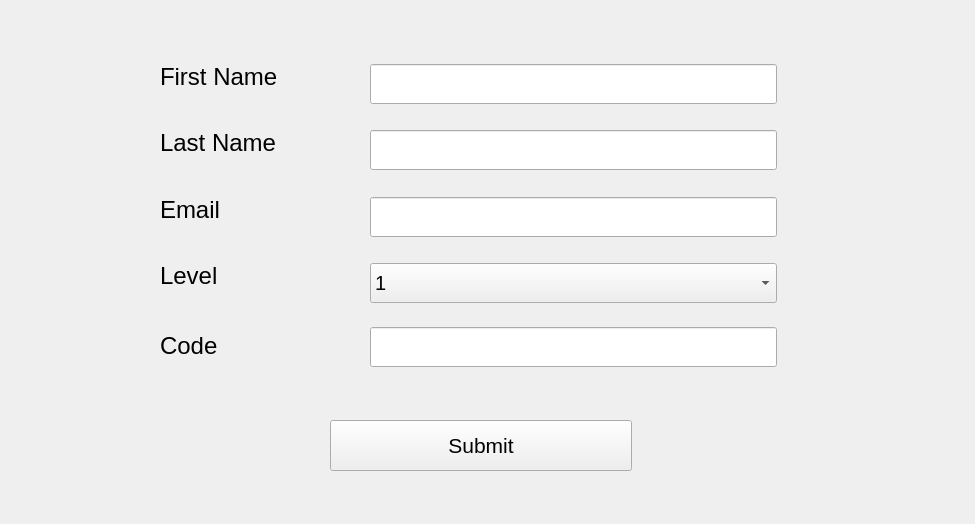
<?xml version="1.0" encoding="UTF-8"?>
<ui version="4.0">
 <class>Form</class>
 <widget class="QWidget" name="Form">
  <property name="geometry">
   <rect>
    <x>0</x>
    <y>0</y>
    <width>975</width>
    <height>524</height>
   </rect>
  </property>
  <property name="windowTitle">
   <string>Form</string>
  </property>
  <property name="inputMethodHints">
   <set>Qt::ImhDigitsOnly</set>
  </property>
  <widget class="QLabel" name="label">
   <property name="geometry">
    <rect>
     <x>160</x>
     <y>51</y>
     <width>151</width>
     <height>51</height>
    </rect>
   </property>
   <property name="font">
    <font>
     <family>Segoe UI</family>
     <pointsize>18</pointsize>
    </font>
   </property>
   <property name="text">
    <string>First Name</string>
   </property>
  </widget>
  <widget class="QLabel" name="label_2">
   <property name="geometry">
    <rect>
     <x>160</x>
     <y>117</y>
     <width>151</width>
     <height>51</height>
    </rect>
   </property>
   <property name="font">
    <font>
     <family>Segoe UI</family>
     <pointsize>18</pointsize>
    </font>
   </property>
   <property name="text">
    <string>Last Name</string>
   </property>
  </widget>
  <widget class="QLabel" name="label_3">
   <property name="geometry">
    <rect>
     <x>160</x>
     <y>250</y>
     <width>71</width>
     <height>51</height>
    </rect>
   </property>
   <property name="font">
    <font>
     <family>Segoe UI</family>
     <pointsize>18</pointsize>
    </font>
   </property>
   <property name="text">
    <string>Level</string>
   </property>
  </widget>
  <widget class="QLabel" name="label_4">
   <property name="geometry">
    <rect>
     <x>160</x>
     <y>320</y>
     <width>71</width>
     <height>51</height>
    </rect>
   </property>
   <property name="font">
    <font>
     <family>Segoe UI</family>
     <pointsize>18</pointsize>
    </font>
   </property>
   <property name="text">
    <string>Code</string>
   </property>
  </widget>
  <widget class="QLineEdit" name="le_first_name">
   <property name="geometry">
    <rect>
     <x>370</x>
     <y>64</y>
     <width>407</width>
     <height>40</height>
    </rect>
   </property>
   <property name="font">
    <font>
     <family>Segoe UI</family>
     <pointsize>18</pointsize>
    </font>
   </property>
  </widget>
  <widget class="QLineEdit" name="le_last_name">
   <property name="geometry">
    <rect>
     <x>370</x>
     <y>130</y>
     <width>407</width>
     <height>40</height>
    </rect>
   </property>
   <property name="font">
    <font>
     <family>Segoe UI</family>
     <pointsize>18</pointsize>
    </font>
   </property>
  </widget>
  <widget class="QLineEdit" name="le_code">
   <property name="geometry">
    <rect>
     <x>370</x>
     <y>327</y>
     <width>407</width>
     <height>40</height>
    </rect>
   </property>
   <property name="font">
    <font>
     <family>Segoe UI</family>
     <pointsize>18</pointsize>
    </font>
   </property>
   <property name="inputMethodHints">
    <set>Qt::ImhDigitsOnly|Qt::ImhNoEditMenu</set>
   </property>
  </widget>
  <widget class="QPushButton" name="btn_submit">
   <property name="geometry">
    <rect>
     <x>330</x>
     <y>420</y>
     <width>302</width>
     <height>51</height>
    </rect>
   </property>
   <property name="font">
    <font>
     <family>Segoe UI</family>
     <pointsize>16</pointsize>
    </font>
   </property>
   <property name="cursor">
    <cursorShape>PointingHandCursor</cursorShape>
   </property>
   <property name="text">
    <string>Submit</string>
   </property>
  </widget>
  <widget class="QComboBox" name="cb_level">
   <property name="geometry">
    <rect>
     <x>370</x>
     <y>263</y>
     <width>407</width>
     <height>40</height>
    </rect>
   </property>
   <property name="font">
    <font>
     <family>Segoe UI</family>
     <pointsize>15</pointsize>
    </font>
   </property>
   <property name="mouseTracking">
    <bool>false</bool>
   </property>
   <item>
    <property name="text">
     <string>1</string>
    </property>
   </item>
   <item>
    <property name="text">
     <string>2</string>
    </property>
   </item>
   <item>
    <property name="text">
     <string>3</string>
    </property>
   </item>
   <item>
    <property name="text">
     <string>4</string>
    </property>
   </item>
  </widget>
  <widget class="QLabel" name="label_5">
   <property name="geometry">
    <rect>
     <x>160</x>
     <y>184</y>
     <width>151</width>
     <height>51</height>
    </rect>
   </property>
   <property name="font">
    <font>
     <family>Segoe UI</family>
     <pointsize>18</pointsize>
    </font>
   </property>
   <property name="text">
    <string>Email</string>
   </property>
  </widget>
  <widget class="QLineEdit" name="le_email">
   <property name="geometry">
    <rect>
     <x>370</x>
     <y>197</y>
     <width>407</width>
     <height>40</height>
    </rect>
   </property>
   <property name="font">
    <font>
     <family>Segoe UI</family>
     <pointsize>18</pointsize>
    </font>
   </property>
   <property name="inputMethodHints">
    <set>Qt::ImhEmailCharactersOnly</set>
   </property>
  </widget>
 </widget>
 <resources/>
 <connections/>
</ui>
